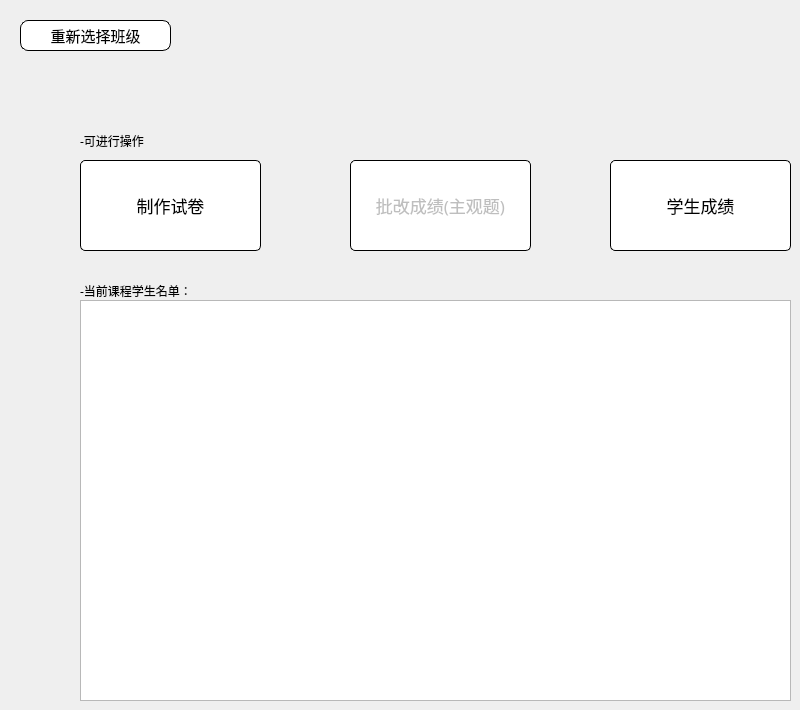
    <widget class="QWidget" name="tab_5">
     <property name="font">
      <font>
       <family>黑体</family>
      </font>
     </property>
     <attribute name="title">
      <string>本地文件</string>
     </attribute>
     <widget class="QPushButton" name="pushButton_40">
      <property name="geometry">
       <rect>
        <x>20</x>
        <y>20</y>
        <width>151</width>
        <height>31</height>
       </rect>
      </property>
      <property name="font">
       <font>
        <family>黑体</family>
        <pointsize>11</pointsize>
        <weight>50</weight>
        <bold>false</bold>
       </font>
      </property>
      <property name="cursor">
       <cursorShape>PointingHandCursor</cursorShape>
      </property>
      <property name="acceptDrops">
       <bool>true</bool>
      </property>
      <property name="styleSheet">
       <string notr="true">QPushButton

{
	border:1px solid rgb(0,0,0);
	border-radius:8px;
	
	background-color: rgb(255, 255, 255);
}
QPushButton:hover
{
	background-color: rgb(250, 250, 250);
	border:1px solid rgb(0,0,0);
	
}</string>
      </property>
      <property name="text">
       <string>重新选择班级</string>
      </property>
      <property name="icon">
       <iconset resource="Img.qrc">
        <normaloff>:/img/img/back.ico</normaloff>:/img/img/back.ico</iconset>
      </property>
     </widget>
     <widget class="QLabel" name="label_8">
      <property name="geometry">
       <rect>
        <x>80</x>
        <y>280</y>
        <width>261</width>
        <height>21</height>
       </rect>
      </property>
      <property name="font">
       <font>
        <family>黑体</family>
       </font>
      </property>
      <property name="text">
       <string>-当前课程学生名单：</string>
      </property>
     </widget>
     <widget class="QTableView" name="tableView_2">
      <property name="geometry">
       <rect>
        <x>80</x>
        <y>300</y>
        <width>711</width>
        <height>401</height>
       </rect>
      </property>
      <property name="font">
       <font>
        <family>黑体</family>
       </font>
      </property>
     </widget>
     <widget class="QPushButton" name="pushButton_10">
      <property name="geometry">
       <rect>
        <x>80</x>
        <y>160</y>
        <width>181</width>
        <height>91</height>
       </rect>
      </property>
      <property name="font">
       <font>
        <family>黑体</family>
        <pointsize>13</pointsize>
       </font>
      </property>
      <property name="cursor">
       <cursorShape>PointingHandCursor</cursorShape>
      </property>
      <property name="styleSheet">
       <string notr="true">QPushButton

{
	border:1px solid rgb(0,0,0);
	border-radius:5px;
	
	background-color: rgb(255, 255, 255);
}
QPushButton:hover
{
	background-color: rgb(250, 250, 250);
	border:1px solid rgb(0,0,0);
	
}</string>
      </property>
      <property name="text">
       <string>制作试卷</string>
      </property>
      <property name="icon">
       <iconset resource="Img.qrc">
        <normaloff>:/img/img/exam.ico</normaloff>:/img/img/exam.ico</iconset>
      </property>
      <property name="iconSize">
       <size>
        <width>32</width>
        <height>32</height>
       </size>
      </property>
     </widget>
     <widget class="QPushButton" name="pushButton_11">
      <property name="geometry">
       <rect>
        <x>610</x>
        <y>160</y>
        <width>181</width>
        <height>91</height>
       </rect>
      </property>
      <property name="font">
       <font>
        <family>黑体</family>
        <pointsize>13</pointsize>
       </font>
      </property>
      <property name="cursor">
       <cursorShape>PointingHandCursor</cursorShape>
      </property>
      <property name="styleSheet">
       <string notr="true">QPushButton

{
	border:1px solid rgb(0,0,0);
	border-radius:5px;
	
	background-color: rgb(255, 255, 255);
}
QPushButton:hover
{
	background-color: rgb(250, 250, 250);
	border:1px solid rgb(0,0,0);
	
}</string>
      </property>
      <property name="text">
       <string>学生成绩</string>
      </property>
      <property name="icon">
       <iconset resource="Img.qrc">
        <normaloff>:/img/img/grade.ico</normaloff>:/img/img/grade.ico</iconset>
      </property>
      <property name="iconSize">
       <size>
        <width>32</width>
        <height>32</height>
       </size>
      </property>
     </widget>
     <widget class="QLabel" name="label_14">
      <property name="geometry">
       <rect>
        <x>80</x>
        <y>130</y>
        <width>251</width>
        <height>21</height>
       </rect>
      </property>
      <property name="font">
       <font>
        <family>黑体</family>
       </font>
      </property>
      <property name="text">
       <string>-可进行操作</string>
      </property>
     </widget>
     <widget class="QPushButton" name="pushButton_12">
      <property name="enabled">
       <bool>false</bool>
      </property>
      <property name="geometry">
       <rect>
        <x>350</x>
        <y>160</y>
        <width>181</width>
        <height>91</height>
       </rect>
      </property>
      <property name="font">
       <font>
        <family>黑体</family>
        <pointsize>13</pointsize>
       </font>
      </property>
      <property name="cursor">
       <cursorShape>PointingHandCursor</cursorShape>
      </property>
      <property name="styleSheet">
       <string notr="true">QPushButton

{
	border:1px solid rgb(0,0,0);
	border-radius:5px;
	
	background-color: rgb(255, 255, 255);
}
QPushButton:hover
{
	background-color: rgb(250, 250, 250);
	border:1px solid rgb(0,0,0);
	
}</string>
      </property>
      <property name="text">
       <string>批改成绩(主观题)</string>
      </property>
      <property name="icon">
       <iconset resource="Img.qrc">
        <normaloff>:/img/img/editdocument.ico</normaloff>:/img/img/editdocument.ico</iconset>
      </property>
      <property name="iconSize">
       <size>
        <width>32</width>
        <height>32</height>
       </size>
      </property>
     </widget>
    </widget>
